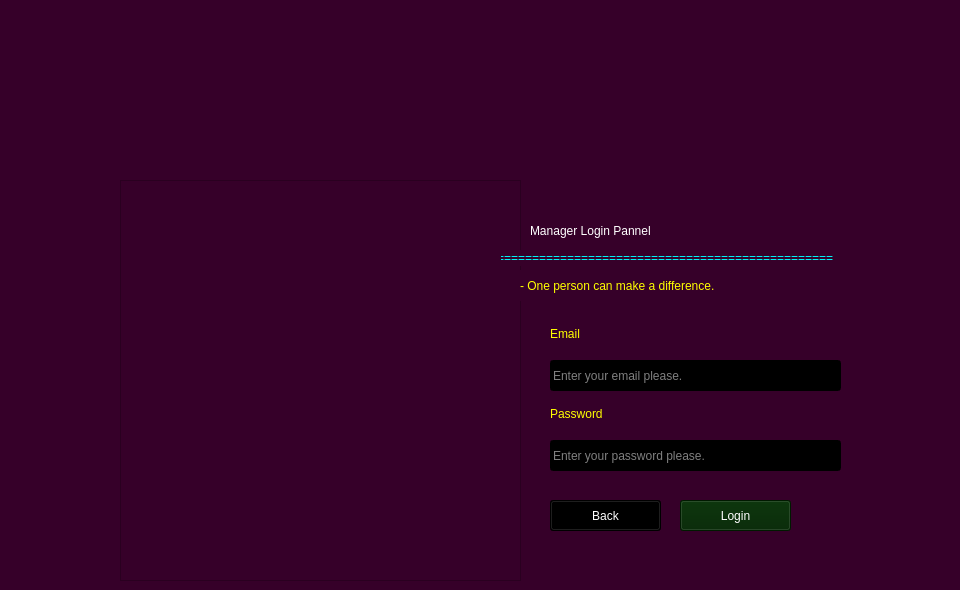
    <widget class="QWidget" name="Manager_login_page">
     <property name="styleSheet">
      <string notr="true">background-color: rgb(54, 0, 41);</string>
     </property>
     <widget class="QLabel" name="manager_login_pannel">
      <property name="geometry">
       <rect>
        <x>530</x>
        <y>210</y>
        <width>421</width>
        <height>41</height>
       </rect>
      </property>
      <property name="styleSheet">
       <string notr="true">font: 16pt &quot;Ravie&quot;;
color: rgb(255, 255, 255);</string>
      </property>
      <property name="text">
       <string>Manager Login Pannel</string>
      </property>
     </widget>
     <widget class="QLabel" name="manager_pannel_design">
      <property name="geometry">
       <rect>
        <x>490</x>
        <y>250</y>
        <width>451</width>
        <height>16</height>
       </rect>
      </property>
      <property name="styleSheet">
       <string notr="true">font: 75 10pt &quot;MS Shell Dlg 2&quot;;
color: rgb(0, 255, 255);</string>
      </property>
      <property name="text">
       <string>=================================================</string>
      </property>
     </widget>
     <widget class="QPushButton" name="manager_back_button">
      <property name="geometry">
       <rect>
        <x>550</x>
        <y>500</y>
        <width>111</width>
        <height>31</height>
       </rect>
      </property>
      <property name="styleSheet">
       <string notr="true">font: 14pt &quot;Impact&quot;;
color: rgb(255, 255, 255);
background-color: rgb(0, 0, 0);</string>
      </property>
      <property name="text">
       <string>Back</string>
      </property>
     </widget>
     <widget class="QPushButton" name="manager_login_button">
      <property name="geometry">
       <rect>
        <x>680</x>
        <y>500</y>
        <width>111</width>
        <height>31</height>
       </rect>
      </property>
      <property name="styleSheet">
       <string notr="true">font: 14pt &quot;Impact&quot;;
color: rgb(255, 255, 255);
background-color: rgb(0, 36, 0);</string>
      </property>
      <property name="text">
       <string>Login</string>
      </property>
     </widget>
     <widget class="QLabel" name="manage_password_label">
      <property name="geometry">
       <rect>
        <x>550</x>
        <y>400</y>
        <width>111</width>
        <height>28</height>
       </rect>
      </property>
      <property name="styleSheet">
       <string notr="true">font: 16pt &quot;Impact&quot;;
color: rgb(255, 255, 0);

</string>
      </property>
      <property name="text">
       <string>Password</string>
      </property>
     </widget>
     <widget class="QLineEdit" name="manager_password_input">
      <property name="geometry">
       <rect>
        <x>550</x>
        <y>440</y>
        <width>291</width>
        <height>31</height>
       </rect>
      </property>
      <property name="styleSheet">
       <string notr="true">background-color: rgb(0, 0, 0);
color: rgb(255, 255, 255);
font: 9pt &quot;Impact&quot;;</string>
      </property>
      <property name="echoMode">
       <enum>QLineEdit::Password</enum>
      </property>
      <property name="placeholderText">
       <string>Enter your password please.</string>
      </property>
     </widget>
     <widget class="QLabel" name="manager_pannel_mail_name">
      <property name="geometry">
       <rect>
        <x>550</x>
        <y>320</y>
        <width>81</width>
        <height>28</height>
       </rect>
      </property>
      <property name="styleSheet">
       <string notr="true">font: 16pt &quot;Impact&quot;;
color: rgb(255, 255, 0);</string>
      </property>
      <property name="text">
       <string>Email         </string>
      </property>
     </widget>
     <widget class="QLineEdit" name="manager_email_input">
      <property name="geometry">
       <rect>
        <x>550</x>
        <y>360</y>
        <width>291</width>
        <height>31</height>
       </rect>
      </property>
      <property name="styleSheet">
       <string notr="true">background-color: rgb(0, 0, 0);
color: rgb(255, 255, 255);
font: 9pt &quot;Impact&quot;;</string>
      </property>
      <property name="placeholderText">
       <string>Enter your email please.</string>
      </property>
     </widget>
     <widget class="QLabel" name="label_20">
      <property name="geometry">
       <rect>
        <x>140</x>
        <y>200</y>
        <width>361</width>
        <height>361</height>
       </rect>
      </property>
      <property name="text">
       <string/>
      </property>
      <property name="pixmap">
       <pixmap resource="resource.qrc">:/image/F:/projects_image/manager_here.jpg</pixmap>
      </property>
      <property name="scaledContents">
       <bool>true</bool>
      </property>
     </widget>
     <widget class="QFrame" name="frame_23">
      <property name="geometry">
       <rect>
        <x>120</x>
        <y>180</y>
        <width>401</width>
        <height>401</height>
       </rect>
      </property>
      <property name="styleSheet">
       <string notr="true">background-image: url(:/image/F:/projects_image/resister.jpg);</string>
      </property>
      <property name="frameShape">
       <enum>QFrame::StyledPanel</enum>
      </property>
      <property name="frameShadow">
       <enum>QFrame::Raised</enum>
      </property>
     </widget>
     <widget class="QLabel" name="label_29">
      <property name="geometry">
       <rect>
        <x>520</x>
        <y>270</y>
        <width>431</width>
        <height>31</height>
       </rect>
      </property>
      <property name="styleSheet">
       <string notr="true">font: 12pt &quot;Lucida Handwriting&quot;;
color: rgb(255, 255, 0);</string>
      </property>
      <property name="text">
       <string>- One person can make a difference.</string>
      </property>
     </widget>
     <zorder>frame_23</zorder>
     <zorder>manager_login_pannel</zorder>
     <zorder>manager_pannel_design</zorder>
     <zorder>manager_back_button</zorder>
     <zorder>manager_login_button</zorder>
     <zorder>manage_password_label</zorder>
     <zorder>manager_password_input</zorder>
     <zorder>manager_pannel_mail_name</zorder>
     <zorder>manager_email_input</zorder>
     <zorder>label_20</zorder>
     <zorder>label_29</zorder>
    </widget>
